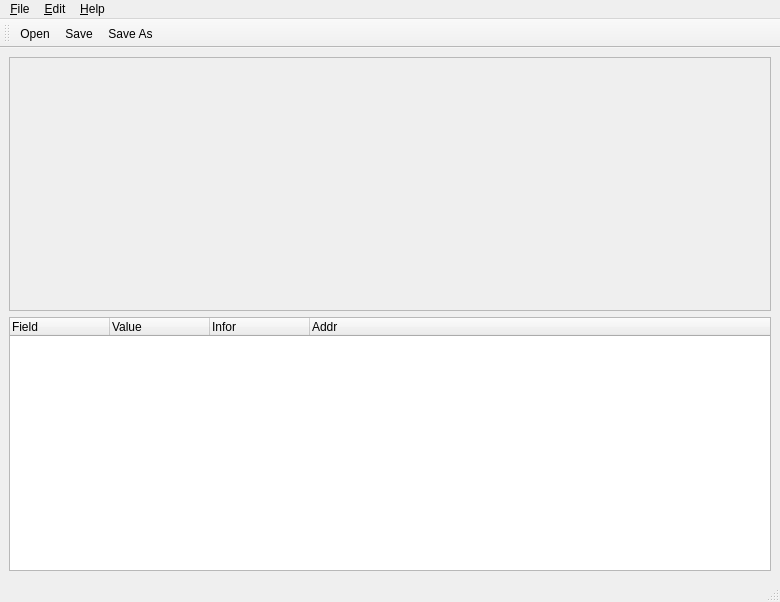
<?xml version="1.0" encoding="UTF-8"?>
<ui version="4.0">
 <class>MainWindow</class>
 <widget class="QMainWindow" name="MainWindow">
  <property name="geometry">
   <rect>
    <x>0</x>
    <y>0</y>
    <width>780</width>
    <height>602</height>
   </rect>
  </property>
  <property name="windowTitle">
   <string>GHexEditor</string>
  </property>
  <widget class="QWidget" name="centralwidget">
   <property name="enabled">
    <bool>true</bool>
   </property>
   <layout class="QGridLayout" name="gridLayout">
    <item row="1" column="0">
     <widget class="QTreeWidget" name="treeWidget">
      <column>
       <property name="text">
        <string>Field</string>
       </property>
      </column>
      <column>
       <property name="text">
        <string>Value</string>
       </property>
      </column>
      <column>
       <property name="text">
        <string>Infor</string>
       </property>
      </column>
      <column>
       <property name="text">
        <string notr="true">Addr</string>
       </property>
      </column>
     </widget>
    </item>
    <item row="0" column="0">
     <widget class="QHexEdit" name="HexEdit"/>
    </item>
   </layout>
  </widget>
  <widget class="QMenuBar" name="menubar">
   <property name="geometry">
    <rect>
     <x>0</x>
     <y>0</y>
     <width>780</width>
     <height>23</height>
    </rect>
   </property>
   <widget class="QMenu" name="menuFile">
    <property name="title">
     <string>&amp;File</string>
    </property>
    <addaction name="action_Open"/>
    <addaction name="action_Save"/>
    <addaction name="actionSave_As"/>
    <addaction name="actionSave_Readable"/>
    <addaction name="action_Save_Selection_Readable"/>
    <addaction name="separator"/>
    <addaction name="actionE_xit"/>
   </widget>
   <widget class="QMenu" name="menuEdit">
    <property name="title">
     <string>&amp;Edit</string>
    </property>
    <addaction name="action_Undo"/>
    <addaction name="action_Redo"/>
    <addaction name="separator"/>
    <addaction name="action_Find_Replace"/>
    <addaction name="actionFind_Next"/>
    <addaction name="separator"/>
    <addaction name="action_Options"/>
   </widget>
   <widget class="QMenu" name="menuHelp">
    <property name="title">
     <string>&amp;Help</string>
    </property>
    <addaction name="action_About"/>
    <addaction name="actionAbout_Qt"/>
   </widget>
   <addaction name="menuFile"/>
   <addaction name="menuEdit"/>
   <addaction name="menuHelp"/>
  </widget>
  <widget class="QStatusBar" name="statusbar"/>
  <widget class="QToolBar" name="toolBar">
   <property name="windowTitle">
    <string>toolBar</string>
   </property>
   <attribute name="toolBarArea">
    <enum>TopToolBarArea</enum>
   </attribute>
   <attribute name="toolBarBreak">
    <bool>false</bool>
   </attribute>
   <addaction name="action_Open"/>
   <addaction name="action_Save"/>
   <addaction name="actionSave_As"/>
  </widget>
  <action name="action_Open">
   <property name="icon">
    <iconset resource="qhexedit.qrc">
     <normaloff>:/open</normaloff>:/open</iconset>
   </property>
   <property name="text">
    <string>&amp;Open...</string>
   </property>
   <property name="toolTip">
    <string>Open an existing file</string>
   </property>
   <property name="shortcut">
    <string>Ctrl+O</string>
   </property>
  </action>
  <action name="action_Save">
   <property name="icon">
    <iconset resource="qhexedit.qrc">
     <normaloff>:/save</normaloff>:/save</iconset>
   </property>
   <property name="text">
    <string>&amp;Save</string>
   </property>
   <property name="toolTip">
    <string>Save the document to disk</string>
   </property>
   <property name="shortcut">
    <string>Ctrl+S</string>
   </property>
  </action>
  <action name="actionSave_As">
   <property name="icon">
    <iconset resource="qhexedit.qrc">
     <normaloff>:/save as</normaloff>:/save as</iconset>
   </property>
   <property name="text">
    <string>Save &amp;As...</string>
   </property>
   <property name="toolTip">
    <string>Save the document under a new name</string>
   </property>
   <property name="shortcut">
    <string>Ctrl+Shift+S</string>
   </property>
  </action>
  <action name="actionSave_Readable">
   <property name="text">
    <string>Save &amp;Readable...</string>
   </property>
   <property name="toolTip">
    <string>Save document in readable form</string>
   </property>
  </action>
  <action name="actionE_xit">
   <property name="text">
    <string>E&amp;xit</string>
   </property>
   <property name="toolTip">
    <string>Exit the application</string>
   </property>
   <property name="shortcut">
    <string>Ctrl+Q</string>
   </property>
  </action>
  <action name="action_Undo">
   <property name="text">
    <string>&amp;Undo</string>
   </property>
   <property name="toolTip">
    <string>Undo last Action</string>
   </property>
   <property name="shortcut">
    <string>Ctrl+Z</string>
   </property>
  </action>
  <action name="action_Redo">
   <property name="text">
    <string>&amp;Redo</string>
   </property>
   <property name="toolTip">
    <string>Redo previous action undone</string>
   </property>
   <property name="shortcut">
    <string>Ctrl+Shift+Z</string>
   </property>
  </action>
  <action name="action_Save_Selection_Readable">
   <property name="text">
    <string>&amp;Save Selection Readable...</string>
   </property>
   <property name="toolTip">
    <string>Save selection in readable form</string>
   </property>
  </action>
  <action name="action_About">
   <property name="text">
    <string>&amp;About</string>
   </property>
   <property name="toolTip">
    <string>Show the application's About box</string>
   </property>
  </action>
  <action name="actionAbout_Qt">
   <property name="text">
    <string>About &amp;Qt</string>
   </property>
   <property name="toolTip">
    <string>Show the Qt library's About box</string>
   </property>
  </action>
  <action name="action_Find_Replace">
   <property name="text">
    <string>&amp;Find/Replace</string>
   </property>
   <property name="toolTip">
    <string>Find next occurrence of the searched pattern</string>
   </property>
   <property name="shortcut">
    <string>Ctrl+F</string>
   </property>
  </action>
  <action name="actionFind_Next">
   <property name="text">
    <string>Find &amp;Next</string>
   </property>
   <property name="toolTip">
    <string>Find next occurrence of the searched pattern</string>
   </property>
   <property name="shortcut">
    <string>Ctrl+G, F3</string>
   </property>
  </action>
  <action name="action_Options">
   <property name="text">
    <string>&amp;Options</string>
   </property>
   <property name="toolTip">
    <string>Show the Dialog to select applications options</string>
   </property>
  </action>
 </widget>
 <customwidgets>
  <customwidget>
   <class>QHexEdit</class>
   <extends>QScrollArea</extends>
   <header>qhexedit.h</header>
   <container>1</container>
  </customwidget>
 </customwidgets>
 <resources>
  <include location="qhexedit.qrc"/>
 </resources>
 <connections>
  <connection>
   <sender>action_Undo</sender>
   <signal>triggered()</signal>
   <receiver>HexEdit</receiver>
   <slot>undo()</slot>
   <hints>
    <hint type="sourcelabel">
     <x>-1</x>
     <y>-1</y>
    </hint>
    <hint type="destinationlabel">
     <x>389</x>
     <y>320</y>
    </hint>
   </hints>
  </connection>
  <connection>
   <sender>action_Redo</sender>
   <signal>triggered()</signal>
   <receiver>HexEdit</receiver>
   <slot>redo()</slot>
   <hints>
    <hint type="sourcelabel">
     <x>-1</x>
     <y>-1</y>
    </hint>
    <hint type="destinationlabel">
     <x>389</x>
     <y>320</y>
    </hint>
   </hints>
  </connection>
 </connections>
</ui>
